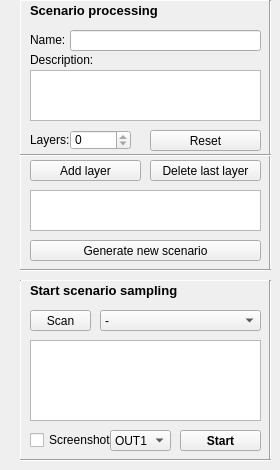
    <widget class="QWidget" name="tab_2">
     <attribute name="title">
      <string>Scenario testing</string>
     </attribute>
     <widget class="QWidget" name="widget_35" native="true">
      <property name="geometry">
       <rect>
        <x>20</x>
        <y>0</y>
        <width>251</width>
        <height>271</height>
       </rect>
      </property>
      <widget class="QLabel" name="label_11">
       <property name="geometry">
        <rect>
         <x>10</x>
         <y>0</y>
         <width>141</width>
         <height>21</height>
        </rect>
       </property>
       <property name="font">
        <font>
         <pointsize>10</pointsize>
         <weight>75</weight>
         <bold>true</bold>
        </font>
       </property>
       <property name="text">
        <string>Scenario processing</string>
       </property>
       <property name="textFormat">
        <enum>Qt::AutoText</enum>
       </property>
       <property name="wordWrap">
        <bool>false</bool>
       </property>
      </widget>
      <widget class="QPushButton" name="generate_scen_butt">
       <property name="geometry">
        <rect>
         <x>10</x>
         <y>240</y>
         <width>231</width>
         <height>21</height>
        </rect>
       </property>
       <property name="text">
        <string>Generate new scenario</string>
       </property>
      </widget>
      <widget class="QLabel" name="label_5">
       <property name="geometry">
        <rect>
         <x>10</x>
         <y>30</y>
         <width>51</width>
         <height>20</height>
        </rect>
       </property>
       <property name="text">
        <string>Name:</string>
       </property>
      </widget>
      <widget class="QLabel" name="label_18">
       <property name="geometry">
        <rect>
         <x>10</x>
         <y>50</y>
         <width>81</width>
         <height>20</height>
        </rect>
       </property>
       <property name="text">
        <string>Description:</string>
       </property>
      </widget>
      <widget class="QLineEdit" name="scenario_name">
       <property name="geometry">
        <rect>
         <x>50</x>
         <y>30</y>
         <width>191</width>
         <height>21</height>
        </rect>
       </property>
      </widget>
      <widget class="QPlainTextEdit" name="scenario_desc_plain_text_input">
       <property name="geometry">
        <rect>
         <x>10</x>
         <y>70</y>
         <width>231</width>
         <height>51</height>
        </rect>
       </property>
       <property name="readOnly">
        <bool>false</bool>
       </property>
      </widget>
      <widget class="QPushButton" name="add_layer_scen_butt">
       <property name="geometry">
        <rect>
         <x>10</x>
         <y>160</y>
         <width>111</width>
         <height>21</height>
        </rect>
       </property>
       <property name="text">
        <string>Add layer</string>
       </property>
      </widget>
      <widget class="Line" name="line_38">
       <property name="geometry">
        <rect>
         <x>-10</x>
         <y>0</y>
         <width>20</width>
         <height>271</height>
        </rect>
       </property>
       <property name="orientation">
        <enum>Qt::Vertical</enum>
       </property>
      </widget>
      <widget class="Line" name="line_40">
       <property name="geometry">
        <rect>
         <x>0</x>
         <y>-10</y>
         <width>251</width>
         <height>21</height>
        </rect>
       </property>
       <property name="orientation">
        <enum>Qt::Horizontal</enum>
       </property>
      </widget>
      <widget class="Line" name="line_41">
       <property name="geometry">
        <rect>
         <x>240</x>
         <y>0</y>
         <width>20</width>
         <height>271</height>
        </rect>
       </property>
       <property name="orientation">
        <enum>Qt::Vertical</enum>
       </property>
      </widget>
      <widget class="QLabel" name="label_24">
       <property name="geometry">
        <rect>
         <x>10</x>
         <y>130</y>
         <width>81</width>
         <height>20</height>
        </rect>
       </property>
       <property name="text">
        <string>Layers:</string>
       </property>
      </widget>
      <widget class="QSpinBox" name="spinBox_layer_count">
       <property name="geometry">
        <rect>
         <x>50</x>
         <y>130</y>
         <width>61</width>
         <height>20</height>
        </rect>
       </property>
       <property name="readOnly">
        <bool>true</bool>
       </property>
      </widget>
      <widget class="QPushButton" name="reset_scen_butt">
       <property name="geometry">
        <rect>
         <x>130</x>
         <y>130</y>
         <width>111</width>
         <height>21</height>
        </rect>
       </property>
       <property name="text">
        <string>Reset</string>
       </property>
      </widget>
      <widget class="QPushButton" name="delete_layer_scen_butt">
       <property name="geometry">
        <rect>
         <x>130</x>
         <y>160</y>
         <width>111</width>
         <height>21</height>
        </rect>
       </property>
       <property name="text">
        <string>Delete last layer</string>
       </property>
      </widget>
      <widget class="QPlainTextEdit" name="scenario_status_plain_text">
       <property name="geometry">
        <rect>
         <x>10</x>
         <y>190</y>
         <width>231</width>
         <height>41</height>
        </rect>
       </property>
       <property name="readOnly">
        <bool>true</bool>
       </property>
      </widget>
      <widget class="Line" name="line_39">
       <property name="geometry">
        <rect>
         <x>0</x>
         <y>260</y>
         <width>251</width>
         <height>21</height>
        </rect>
       </property>
       <property name="orientation">
        <enum>Qt::Horizontal</enum>
       </property>
      </widget>
      <widget class="Line" name="line_64">
       <property name="geometry">
        <rect>
         <x>0</x>
         <y>140</y>
         <width>251</width>
         <height>31</height>
        </rect>
       </property>
       <property name="orientation">
        <enum>Qt::Horizontal</enum>
       </property>
      </widget>
     </widget>
     <widget class="QWidget" name="widget_36" native="true">
      <property name="geometry">
       <rect>
        <x>20</x>
        <y>280</y>
        <width>251</width>
        <height>181</height>
       </rect>
      </property>
      <widget class="Line" name="line_34">
       <property name="geometry">
        <rect>
         <x>0</x>
         <y>-10</y>
         <width>251</width>
         <height>21</height>
        </rect>
       </property>
       <property name="orientation">
        <enum>Qt::Horizontal</enum>
       </property>
      </widget>
      <widget class="QLabel" name="label_15">
       <property name="geometry">
        <rect>
         <x>10</x>
         <y>0</y>
         <width>171</width>
         <height>21</height>
        </rect>
       </property>
       <property name="font">
        <font>
         <pointsize>10</pointsize>
         <weight>75</weight>
         <bold>true</bold>
        </font>
       </property>
       <property name="text">
        <string>Start scenario sampling</string>
       </property>
       <property name="textFormat">
        <enum>Qt::AutoText</enum>
       </property>
       <property name="wordWrap">
        <bool>false</bool>
       </property>
      </widget>
      <widget class="Line" name="line_35">
       <property name="geometry">
        <rect>
         <x>-10</x>
         <y>0</y>
         <width>20</width>
         <height>201</height>
        </rect>
       </property>
       <property name="orientation">
        <enum>Qt::Vertical</enum>
       </property>
      </widget>
      <widget class="Line" name="line_36">
       <property name="geometry">
        <rect>
         <x>240</x>
         <y>0</y>
         <width>20</width>
         <height>201</height>
        </rect>
       </property>
       <property name="orientation">
        <enum>Qt::Vertical</enum>
       </property>
      </widget>
      <widget class="QPushButton" name="start_butt_scenar">
       <property name="geometry">
        <rect>
         <x>160</x>
         <y>150</y>
         <width>81</width>
         <height>21</height>
        </rect>
       </property>
       <property name="font">
        <font>
         <weight>75</weight>
         <bold>true</bold>
        </font>
       </property>
       <property name="text">
        <string>Start</string>
       </property>
      </widget>
      <widget class="QCheckBox" name="isScreenshotable_scenario">
       <property name="geometry">
        <rect>
         <x>10</x>
         <y>150</y>
         <width>81</width>
         <height>20</height>
        </rect>
       </property>
       <property name="text">
        <string>Screenshot</string>
       </property>
      </widget>
      <widget class="QPushButton" name="scan_scen_butt">
       <property name="geometry">
        <rect>
         <x>10</x>
         <y>30</y>
         <width>61</width>
         <height>21</height>
        </rect>
       </property>
       <property name="text">
        <string>Scan</string>
       </property>
      </widget>
      <widget class="QComboBox" name="comboBox_scenarios">
       <property name="geometry">
        <rect>
         <x>80</x>
         <y>30</y>
         <width>161</width>
         <height>21</height>
        </rect>
       </property>
       <item>
        <property name="text">
         <string>-</string>
        </property>
       </item>
      </widget>
      <widget class="QPlainTextEdit" name="scenario_desc_plain_text_output">
       <property name="geometry">
        <rect>
         <x>10</x>
         <y>60</y>
         <width>231</width>
         <height>81</height>
        </rect>
       </property>
       <property name="readOnly">
        <bool>true</bool>
       </property>
      </widget>
      <widget class="QComboBox" name="comboBox_scenario_using_out">
       <property name="geometry">
        <rect>
         <x>90</x>
         <y>150</y>
         <width>61</width>
         <height>21</height>
        </rect>
       </property>
       <item>
        <property name="text">
         <string>OUT1</string>
        </property>
       </item>
       <item>
        <property name="text">
         <string>!OUT1</string>
        </property>
       </item>
      </widget>
      <widget class="Line" name="line_37">
       <property name="geometry">
        <rect>
         <x>0</x>
         <y>170</y>
         <width>251</width>
         <height>21</height>
        </rect>
       </property>
       <property name="orientation">
        <enum>Qt::Horizontal</enum>
       </property>
      </widget>
     </widget>
    </widget>
